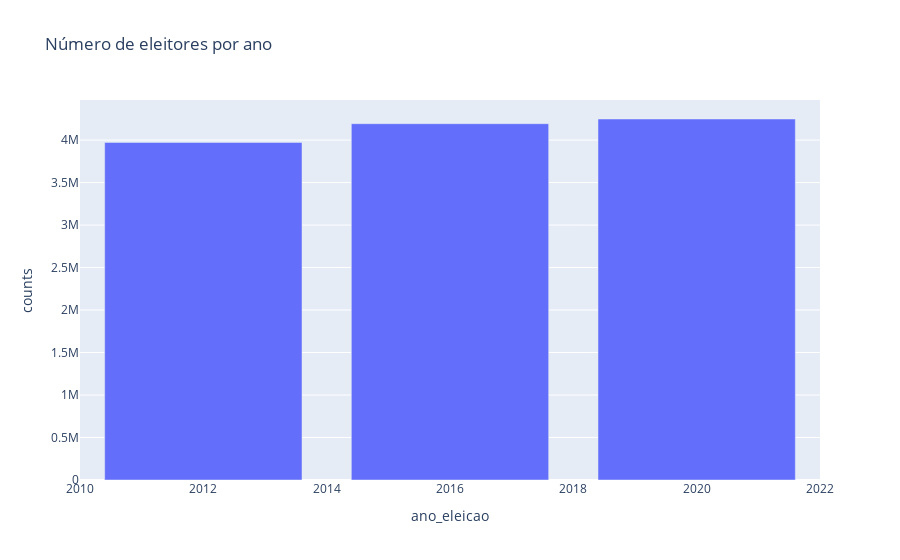

Notebook code cell kept with this figure:
### Code cell
# 09 Jornalista quer saber a evolução do número de eleitores

classificacao_ano_eleicao = (
    df_eleitores_2020.append(df_eleitores_2016)
    .append(df_eleitores_2012)["ANO_ELEICAO"]
    .value_counts()
    .rename_axis("ano_eleicao")
    .reset_index(name="counts")
)

classificacao_ano_eleicao
fig = px.bar(
    classificacao_ano_eleicao,
    x="ano_eleicao",
    y="counts",
    title="Número de eleitores por ano",
)
fig.show()

### Figure 1 — Plotly figure (JSON) as saved in the notebook; plotly's stock layout.template omitted (floating-point values rounded to 4 significant figures)
{"data": [{"alignmentgroup": "True", "hovertemplate": "ano_eleicao=%{x}<br>counts=%{y}<extra></extra>", "legendgroup": "", "marker": {"color": "#636efa", "pattern": {"shape": ""}}, "name": "", "offsetgroup": "", "orientation": "v", "showlegend": false, "textposition": "auto", "type": "bar", "x": [2020, 2016, 2012], "xaxis": "x", "y": [4248094, 4192936, 3972346], "yaxis": "y"}], "layout": {"barmode": "relative", "legend": {"tracegroupgap": 0}, "title": {"text": "Número de eleitores por ano"}, "xaxis": {"anchor": "y", "domain": [0, 1], "title": {"text": "ano_eleicao"}}, "yaxis": {"anchor": "x", "domain": [0, 1], "title": {"text": "counts"}}}}
